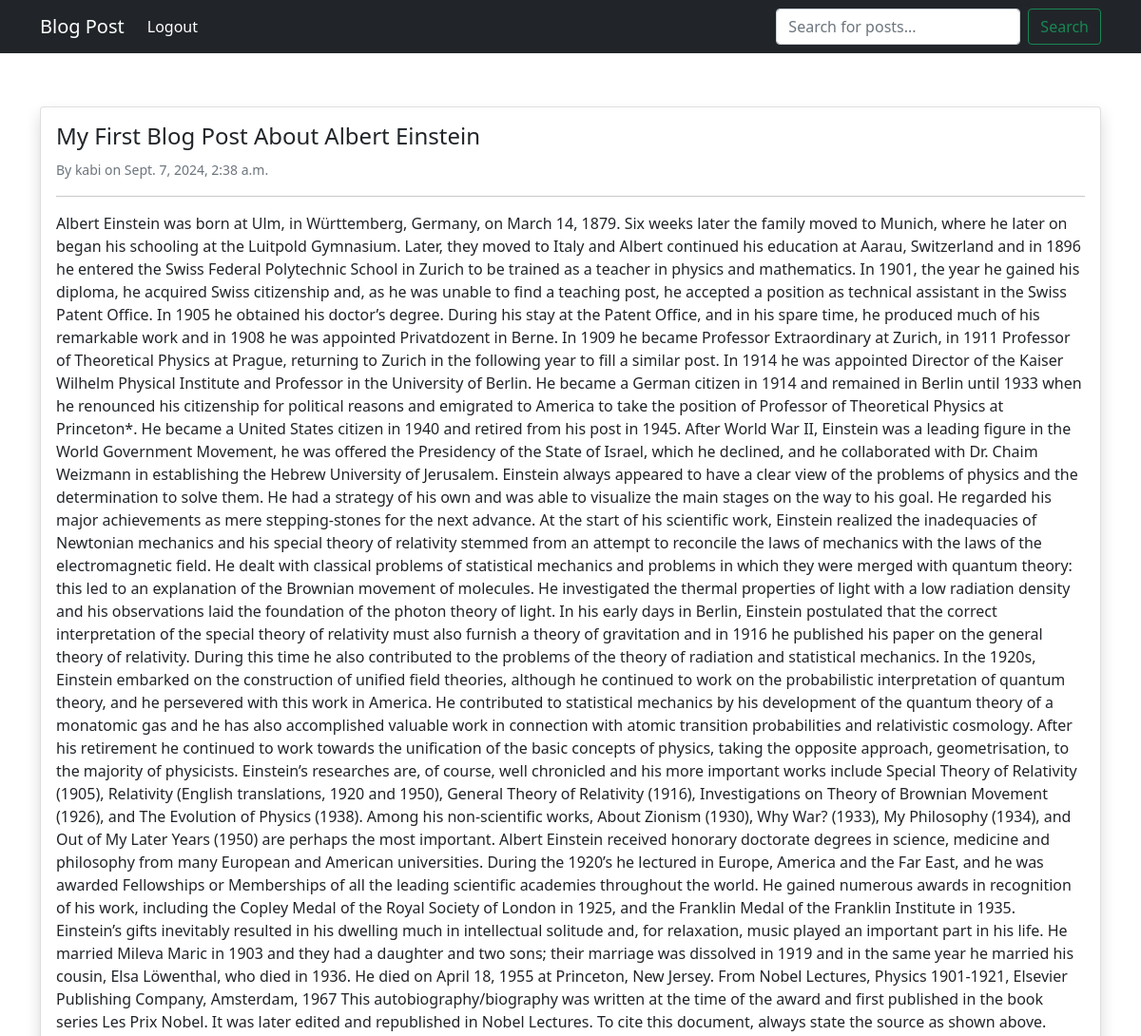
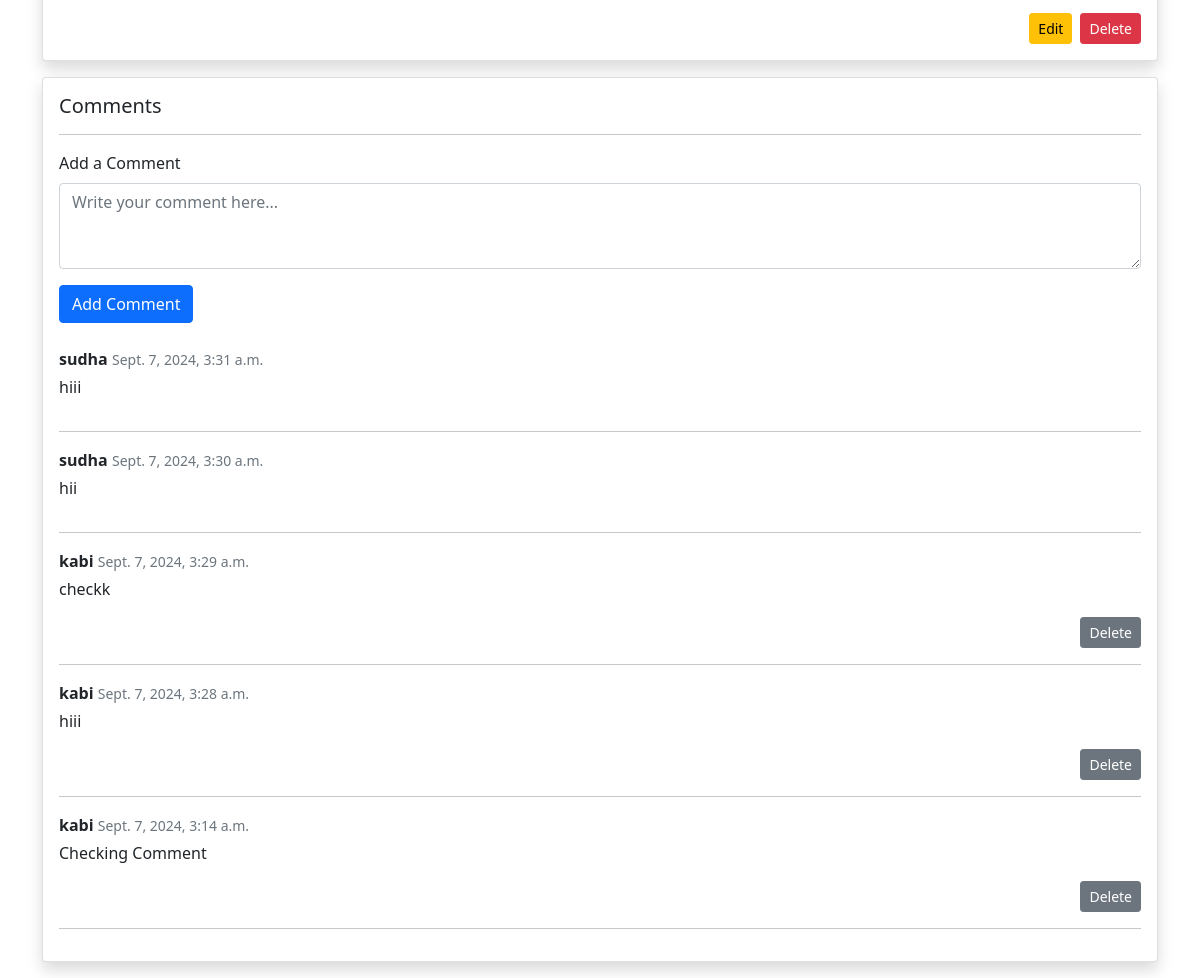
Page /post_detail/6 (signed in) on the committed database (2 pictures, top to bottom).
### BlogApp/models.py (models this page shows, shortened)
class BlogPost(models.Model):
    title = models.CharField(max_length=250)
    content = models.TextField()
    author = models.ForeignKey(User, on_delete=models.CASCADE)
    date_created = models.DateTimeField(auto_now_add=True)
    tags = models.CharField(max_length=100, blank=True)
    class Meta:
        ordering = ("-date_created",)

class Comment(models.Model):
    post = models.ForeignKey(BlogPost, related_name='comments', on_delete=models.CASCADE)
    author = models.ForeignKey(User, null=True, blank=True, on_delete=models.CASCADE)
    text = models.CharField(max_length=100)
    created_at = models.DateTimeField(auto_now_add=True)
    class Meta:
        ordering = ("-created_at",)

### BlogApp/views.py (the view)
# urls.py: path('post_detail/<int:pk>', views.post_detail, name="post_detail"),
def post_detail(request, pk):
    post = get_object_or_404(BlogPost, pk=pk)
    comments = post.comments.all()
    if request.method == "POST":
        comment_form = CommentForm(request.POST)
        if comment_form.is_valid():
            new_comment = comment_form.save(commit=False)
            new_comment.post = post
            if request.user.is_authenticated:
                new_comment.author = request.user
            else:
                new_comment.author = None
            new_comment.save()
            return redirect('post_detail', pk=post.id)
    else:
        comment_form = CommentForm()
    context = {
        'post' : post,
        'comments' : comments,
        'comment_form' : comment_form,
    }
    return render(request, 'blog/post_detail.html', context)

### BlogApp/forms.py
class CommentForm(forms.ModelForm):
    class Meta:
        model = Comment
        fields = ['text',]

### templates/blog/post_detail.html (shortened to what this page needs)
{% extends "partials/base.html" %}
{% block content %}
<div class="container">
    <div class="row mt-5 pt-5">
        <div class="col-md-12">
            <div class="card shadow my-3">
                <div class="card-body">
                    <h4 class="card-title">{{ post.title }}</h4>
                    <p class="text-muted">
                        <small>By {{ post.author }} on {{ post.date_created }}</small>
                    </p>
                    <hr>
                    <p class="card-text text-justify my-3">
                        {{ post.content }}
                    </p>
                    <div class="d-flex justify-content-end">
                        {% if post.author == request.user %}
                            <a href="{% url 'post_edit' post.id %}" class="btn btn-sm btn-warning mx-2">Edit</a>
                            <a href="{% url 'post_delete' post.id %}" class="btn btn-sm btn-danger" onclick="return confirm('Are you sure you want to delete this post?');">Delete</a>
                        {% endif %}
                    </div>
                </div>
            </div>
            <div class="card shadow my-3">
                <div class="card-body">
                    <h5 class="card-title">Comments</h5>
                    <hr>
                    <form action="{% url 'post_detail' post.id %}" method="POST">
                        <div class="mb-3">
                            <label for="comment" class="form-label">Add a Comment</label>
                            <textarea name="text" class="form-control" id="comment" rows="3" placeholder="Write your comment here..." required></textarea>
                        </div>
                        <button type="submit" class="btn btn-primary">Add Comment</button>
                    </form>
                    <div class="mt-4">
                        {% for comment in comments %}
                        <div class="comment mb-3">
                            <strong>{{ comment.author.username|default:"Anonymous" }}</strong>
                            <small class="text-muted">{{ comment.created_at }}</small>
                            <p class="mt-1">{{ comment.text }}</p>
                            <div class="d-flex justify-content-end">
                                {% if comment.author == request.user %}
                                    <a href="{% url 'delete_comment' comment.id %}" class="btn btn-sm btn-secondary" onclick="return confirm('Are you sure you want to delete this comment?');">Delete</a>
                                {% endif %}
                            </div>
                        </div>
                        <hr>
                        {% empty %}
                        <p>No comments yet. Be the first to comment!</p>
                        {% endfor %}
                    </div>
                </div>
            </div>
        </div>
    </div>
</div>
{% endblock content %}

### rows in the picture
BlogPost: title "My First Blog Post About Albert Einstein", author "kabi", date_created "Sept. 7, 2024, 2:38 a.m.", content "Albert Einstein was born at Ulm, in Württemberg, Germany, on March 14, 1879. Six weeks later the family moved to Munich, where he later on began his schooling at the Luitpold Gymnasium. Later, they moved to Italy and Albert continued his education at Aarau, Switzerland and in 1896 he entered the Swiss Federal Polytechnic School in Zurich to be trained as a teacher in physics and mathematics. In 1901, the year he gained his diploma, he acquired Swiss citizenship and, as he was unable to find a teaching post, he accepted a position as technical assistant in the Swiss Patent Office. In 1905 he obtained his doctor’s degree. During his stay at the Patent Office, and in his spare time, he…"
Comment: author.username "sudha", created_at "Sept. 7, 2024, 3:31 a.m.", text "hiii"
Comment: author.username "sudha", created_at "Sept. 7, 2024, 3:30 a.m.", text "hii"
Comment: author.username "kabi", created_at "Sept. 7, 2024, 3:29 a.m.", text "checkk", shows "Delete"
Comment: author.username "kabi", created_at "Sept. 7, 2024, 3:28 a.m.", text "hiii", shows "Delete"
Comment: author.username "kabi", created_at "Sept. 7, 2024, 3:14 a.m.", text "Checking Comment", shows "Delete"
